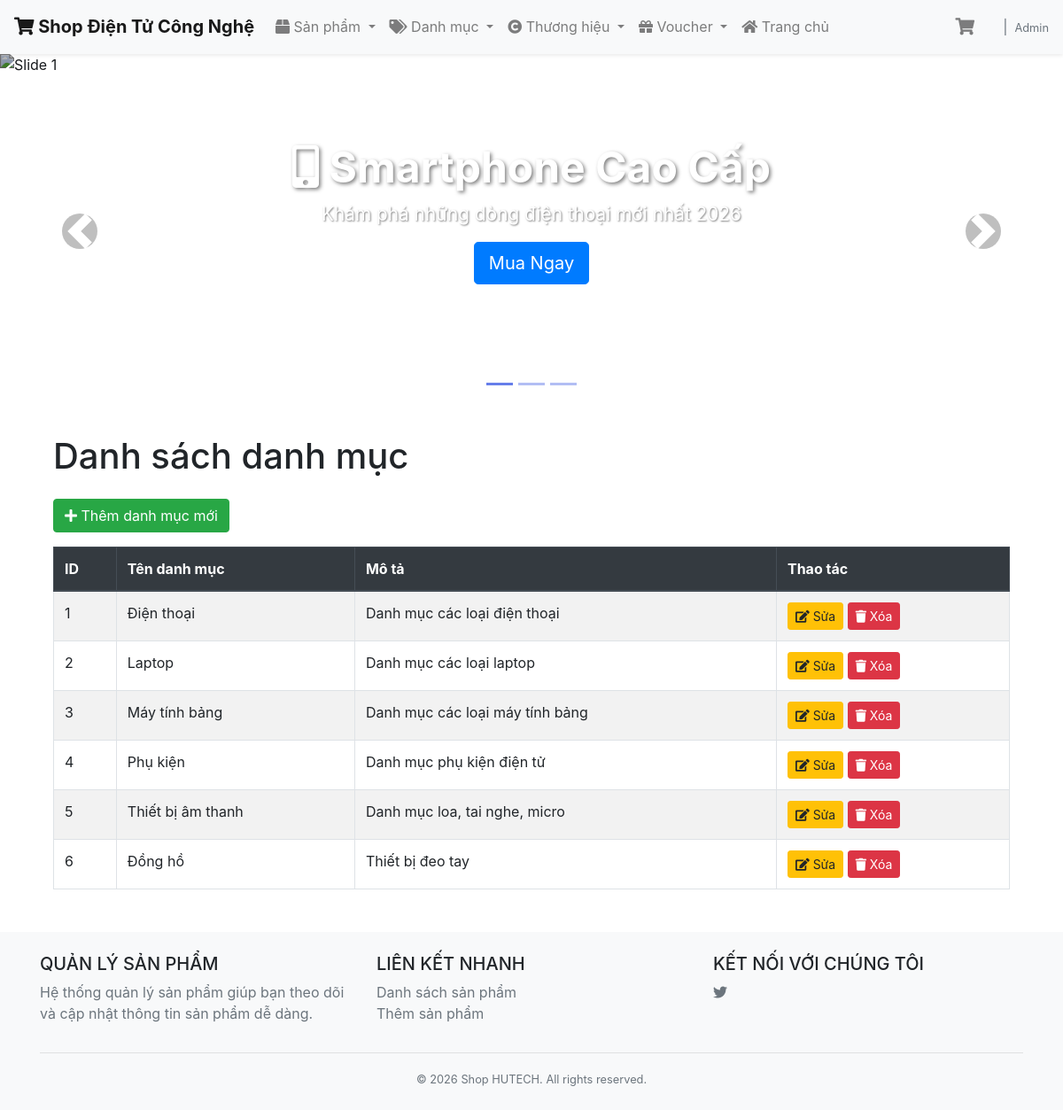
Page /Category/list on the committed database.
### tables this page shows
CREATE TABLE IF NOT EXISTS `category` (
  `id` int NOT NULL AUTO_INCREMENT,
  `name` varchar(100) NOT NULL,
  `description` text,
  PRIMARY KEY (`id`)
);

### app/controllers/CategoryController.php (called while the page is built, shortened)
<?php
require_once('app/config/database.php');
require_once('app/models/CategoryModel.php');
class CategoryController
{
    private $categoryModel;
    public function __construct()
    {
        $this->db = (new Database())->getConnection();
        $this->categoryModel = new CategoryModel($this->db);
    }
    public function list()
    {
        $categories = $this->categoryModel->getCategories();
        include 'app/views/category/list.php';
    }
}
?>

### index.php (called while the page is built, shortened)
<?php
$url = $_GET['url'] ?? '';
$url = rtrim($url, '/');
$url = filter_var($url, FILTER_SANITIZE_URL);
$url = explode('/', $url);
$action = isset($url[1]) && $url[1] != '' ? $url[1] : 'index';
$controller = new $controllerName();
call_user_func_array([$controller, $action], array_slice($url, 2));

### app/config/database.php (called while the page is built, shortened)
<?php
class Database {
        private $host = "localhost";
        private $db_name = "my_store";
        private $username = "root";
        private $password = "";
        public function getConnection() {
                $this->conn = null;
                try {
                        $this->conn = new PDO("mysql:host=" . $this->host . ";dbname=" . $this->db_name, $this->username, $this->password);
                        $this->conn->exec("set names utf8");
                } catch(PDOException $exception) {
                    echo "Connection error: " . $exception->getMessage();
                }
                return $this->conn;
        }
}

### app/models/CategoryModel.php (called while the page is built, shortened)
<?php
class CategoryModel
{
    private $conn;
    private $table_name = "category";
    public function __construct($db)
    {
        $this->conn = $db;
    }
    public function getCategories()
    {
        $query = "SELECT id, name, description FROM " . $this->table_name;
        $stmt = $this->conn->prepare($query);
        $stmt->execute();
        $result = $stmt->fetchAll(PDO::FETCH_OBJ);
        return $result;
    }
}
?>

### app/views/category/list.php (the view, shortened to what this page needs)
<?php include 'app/views/shares/header.php'; ?>
<div class="container mt-4">
    <h1 class="mb-4">Danh sách danh mục</h1>
    <a href="/Category/add" class="btn btn-success mb-3">
        <i class="fas fa-plus"></i> Thêm danh mục mới
    </a>
    <table class="table table-bordered table-striped">
        <thead class="thead-dark">
            <tr>
                <th>ID</th>
                <th>Tên danh mục</th>
                <th>Mô tả</th>
                <th>Thao tác</th>
            </tr>
        </thead>
        <tbody>
            <?php if (count($categories) > 0): ?>
                <?php foreach ($categories as $category): ?>
                <tr>
                    <td><?php echo $category->id; ?></td>
                    <td><?php echo htmlspecialchars($category->name); ?></td>
                    <td><?php echo htmlspecialchars($category->description); ?></td>
                    <td>
                        <a href="/Category/edit/<?php echo $category->id; ?>"
                           class="btn btn-warning btn-sm">
                            <i class="fas fa-edit"></i> Sửa
                        </a>
                        <a href="/Category/delete/<?php echo $category->id; ?>"
                           class="btn btn-danger btn-sm"
                           onclick="return confirm('Bạn có chắc chắn muốn xóa danh mục này?');">
                            <i class="fas fa-trash"></i> Xóa
                        </a>
                    </td>
                </tr>
                <?php endforeach; ?>
            <?php else: ?>
                <tr>
                    <td colspan="4" class="text-center">Không có danh mục nào</td>
                </tr>
            <?php endif; ?>
        </tbody>
    </table>
</div>
<?php include 'app/views/shares/footer.php'; ?>

### app/views/shares/header.php (shortened to what this page needs)
<!DOCTYPE html>
<html lang="vi">
<head>
    <link href="https://stackpath.bootstrapcdn.com/bootstrap/4.5.2/css/bootstrap.min.css" rel="stylesheet">
    <link href="https://cdnjs.cloudflare.com/ajax/libs/font-awesome/5.15.4/css/all.min.css" rel="stylesheet">
</head>
<body>
<nav class="navbar navbar-expand-lg navbar-light bg-light shadow-sm">
    <a class="navbar-brand" href="/">
        <i class="fas fa-shopping-cart"></i> Shop Điện Tử Công Nghệ
    </a>
    <div class="collapse navbar-collapse" id="navbarNav">
        <ul class="navbar-nav mr-auto">
            <li class="nav-item dropdown">
                <a class="nav-link dropdown-toggle" href="#" id="productDropdown" role="button" data-toggle="dropdown">
                    <i class="fas fa-box"></i> Sản phẩm
                </a>
            </li>
            <li class="nav-item dropdown">
                <a class="nav-link dropdown-toggle" href="#" id="categoryDropdown" role="button" data-toggle="dropdown">
                    <i class="fas fa-tags"></i> Danh mục
                </a>
            </li>
            <li class="nav-item dropdown">
                <a class="nav-link dropdown-toggle" href="#" id="brandDropdown" role="button" data-toggle="dropdown">
                    <i class="fas fa-copyright"></i> Thương hiệu
                </a>
            </li>
            <li class="nav-item dropdown">
                <a class="nav-link dropdown-toggle" href="#" id="voucherDropdown" role="button" data-toggle="dropdown">
                    <i class="fas fa-gift"></i> Voucher
                </a>
            </li>
            <li class="nav-item">
                <a class="nav-link" href="/">
                    <i class="fas fa-home"></i> Trang chủ
                </a>
            </li>
        </ul>
        <ul class="navbar-nav align-items-center">
            <li class="nav-item mr-3">
                <a class="nav-link cart-icon" href="/Product/cart">
                    <i class="fas fa-shopping-cart"></i>
                </a>
            </li>
            <li class="nav-item">
                <span class="nav-link text-muted">|</span>
            </li>
            <li class="nav-item">
                <span class="nav-text text-muted small pt-2">Admin</span>
            </li>
        </ul>
    </div>
</nav>
<div class="banner-section">
    <div id="mainCarousel" class="carousel slide" data-ride="carousel" data-interval="3000">
        <ol class="carousel-indicators">
            <li data-target="#mainCarousel" data-slide-to="0" class="active"></li>
            <li data-target="#mainCarousel" data-slide-to="1"></li>
            <li data-target="#mainCarousel" data-slide-to="2"></li>
        </ol>
        <div class="carousel-inner">
            <div class="carousel-item active">
                <img src="https://images.unsplash.com/photo-1607082348824-0a96f2a4b9da?w=1200" class="d-block w-100" alt="Slide 1">
                <div class="carousel-caption d-none d-md-block">
                    <h3><i class="fas fa-mobile-alt"></i> Smartphone Cao Cấp</h3>
                    <p>Khám phá những dòng điện thoại mới nhất 2026</p>
                    <a href="/" class="btn btn-primary btn-lg">Mua Ngay</a>
                </div>
            </div>
        </div>
        <a class="carousel-control-prev" href="#mainCarousel" role="button" data-slide="prev">
            <span class="carousel-control-prev-icon" aria-hidden="true"></span>
        </a>
        <a class="carousel-control-next" href="#mainCarousel" role="button" data-slide="next">
            <span class="carousel-control-next-icon" aria-hidden="true"></span>
        </a>
    </div>
</div>
<div class="container">

### app/views/shares/footer.php (shortened to what this page needs)
</div>
<footer class="bg-light mt-5 py-4">
    <div class="container">
        <div class="row">
            <div class="col-md-4">
                <h5>QUẢN LÝ SẢN PHẨM</h5>
                <p class="text-muted">Hệ thống quản lý sản phẩm giúp bạn theo dõi và cập nhật thông tin sản phẩm dễ dàng.</p>
            </div>
            <div class="col-md-4">
                <h5>LIÊN KẾT NHANH</h5>
                <ul class="list-unstyled">
                    <li><a href="/Product/list" class="text-muted">Danh sách sản phẩm</a></li>
                    <li><a href="/Product/add" class="text-muted">Thêm sản phẩm</a></li>
                </ul>
            </div>
            <div class="col-md-4">
                <h5>KẾT NỐI VỚI CHÚNG TÔI</h5>
                <a href="#" class="text-muted"><i class="fab fa-twitter"></i></a>
            </div>
        </div>
        <hr>
        <div class="text-center text-muted">
            <small>&copy; 2026 Shop HUTECH. All rights reserved.</small>
        </div>
    </div>
</footer>
</body>
</html>

### app/views/shares/header.php (style rules this page uses)
.navbar-brand { font-weight: bold; }
.cart-icon { position: relative; font-size: 1.2rem; color: #667eea; transition: color 0.3s; }
.banner-section { margin-bottom: 30px; }
.carousel-item { height: 400px; }
.carousel-item img { height: 100%; object-fit: cover; filter: brightness(0.7); }
.carousel-caption { bottom: 30%; }
.carousel-caption h3 { font-size: 3rem; font-weight: bold; text-shadow: 2px 2px 4px rgba(0,0,0,0.5); }
.carousel-caption p { font-size: 1.3rem; text-shadow: 1px 1px 2px rgba(0,0,0,0.5); }
.carousel-control-prev-icon, .carousel-control-next-icon { background-color: rgba(0,0,0,0.5); border-radius: 50%; padding: 20px; }
.carousel-indicators li { background-color: #667eea; }

### rows in the picture
category: id "1", name "Điện thoại", description "Danh mục các loại điện thoại"
category: id "2", name "Laptop", description "Danh mục các loại laptop"
category: id "3", name "Máy tính bảng", description "Danh mục các loại máy tính bảng"
category: id "4", name "Phụ kiện", description "Danh mục phụ kiện điện tử"
category: id "5", name "Thiết bị âm thanh", description "Danh mục loa, tai nghe, micro"
category: id "6", name "Đồng hồ", description "Thiết bị đeo tay"
